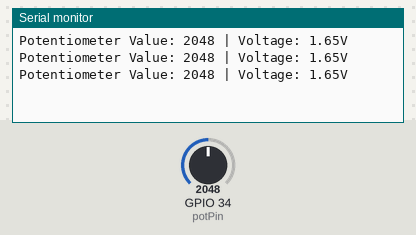
Recording of a sketch running on a simulated ESP32. On the bench: the last lines printed to the serial monitor. The test bench sets the inputs (shaded band); at power-on: GPIO 34 (potPin) = 2048.

Above: at 2.2 s.
2.3 s: GPIO 34 (potPin) set to 2866
At 2.9 s:
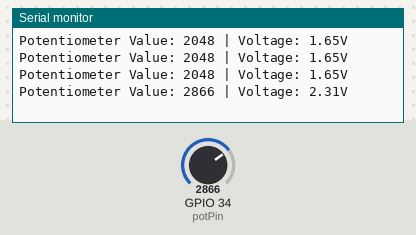
3.8 s: GPIO 34 (potPin) set to 3603
At 4.4 s:
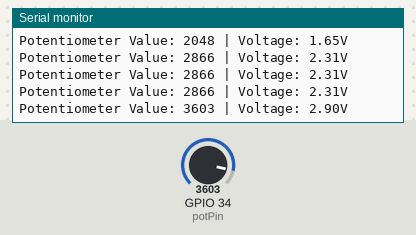
Timing chart, 0 to 6.8 s (numbered marks = the images above; inputs shaded):
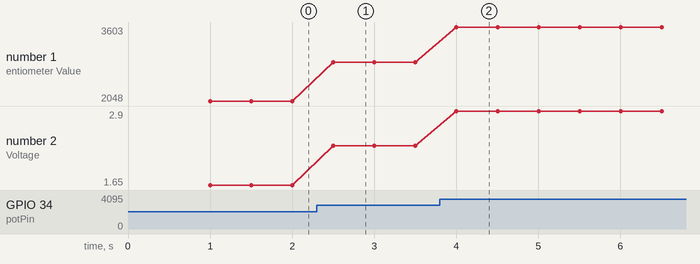

The sketch:

Pot-Serial-Display.ino
```cpp
// Define the potentiometer pin
const int potPin = 34; // Use any available analog pin on the ESP32

void setup() {
  // Initialize serial communication
  Serial.begin(115200); // Set baud rate for serial communication
  delay(1000); // Small delay to ensure stable serial connection
}

void loop() {
  // Read the analog value from the potentiometer
  int potValue = analogRead(potPin);

  // Map the potentiometer value to a readable range (0-4095 for ESP32)
  float voltage = potValue * (3.3 / 4095.0); // Convert to voltage (assuming 3.3V reference)

  // Print the value in a readable format
  Serial.print("Potentiometer Value: ");
  Serial.print(potValue);
  Serial.print(" | Voltage: ");
  Serial.print(voltage, 2); // Print voltage with 2 decimal places
  Serial.println("V");

  delay(500); // Delay for half a second before next reading
}
```

Measured:
- after the input at 2.3 s, the serial monitor: prints a new line after 0.20 s (image 1)
- after the input at 3.8 s, the serial monitor: prints a new line after 0.20 s (image 2)
- plotted number 1: 2048 → 2866 after the input at 2.3 s, 2866 → 3603 after the input at 3.8 s
- plotted number 2: 1.65 → 2.31 after the input at 2.3 s, 2.31 → 2.9 after the input at 3.8 s
